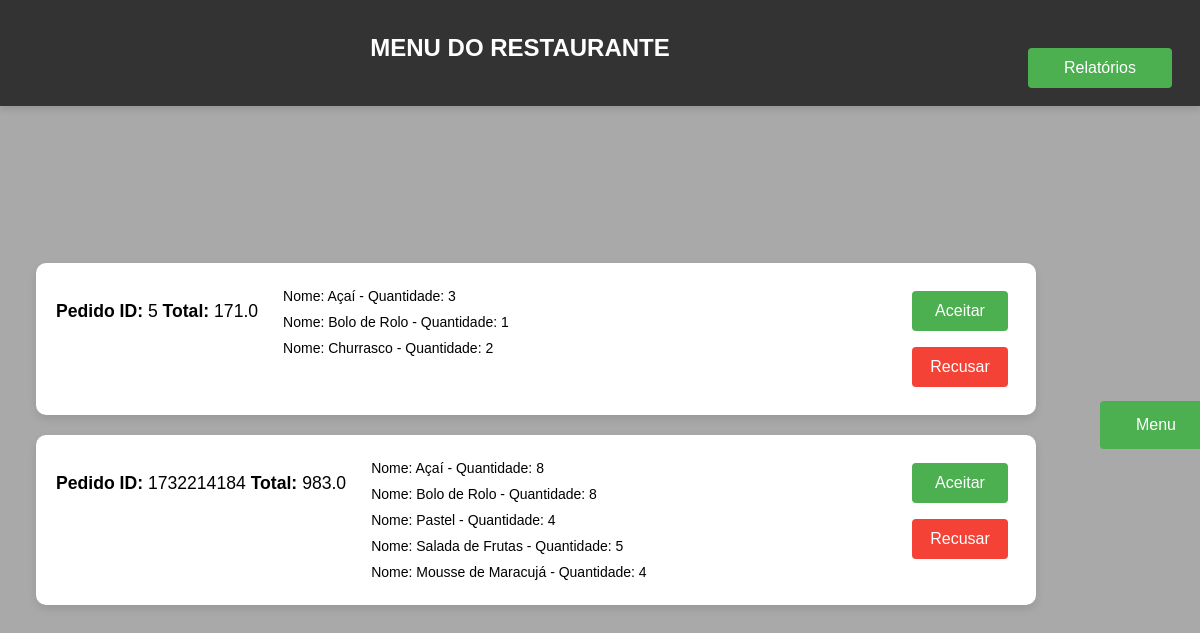
The app's page /pedidos (signed in) with its own data.
### tables this page shows
CREATE TABLE pedido (
                        id INTEGER PRIMARY KEY AUTOINCREMENT,
                        usuario TEXT NOT NULL,
                        id_restaurante INTEGER NOT NULL,
                        id_produto INTEGER NOT NULL,
                        quantidade INTEGER NOT NULL,
                        preco INTEGER NOT NULL,
                        total FLOAT NOT NULL,
                        id_pedido INTEGER NOT NULL,
                        status TEXT DEFAULT 'criado',
                        FOREIGN KEY (usuario) REFERENCES usuario(nome),
                        FOREIGN KEY (id_restaurante) REFERENCES restaurante(id),
                        FOREIGN KEY (id_produto) REFERENCES produto(id)
                    );

CREATE TABLE produto (
                        id INTEGER PRIMARY KEY AUTOINCREMENT,
                        nome TEXT NOT NULL,
                        preco FLOAT NOT NULL,
                        id_restaurante INTEGER NOT NULL,
                        FOREIGN KEY (id_restaurante) REFERENCES restaurante(id) 
                    );

### flaskServer.py (the view)
@flask_app.route('/pedidos')
def pedidos():
    restaurante = Singleton().get_current_restaurant_flask()
    admin = Singleton().get_current_admin()
    if restaurante:
        p_pedidos = my_db.get_pedido_id(restaurante.pk)
        pedidos_info = []  # Lista para armazenar informações agrupadas de pedidos
        for pedido_id in p_pedidos:
            pedido_id = pedido_id[0]  # Extrai o ID do pedido
            total = my_db.get_pedido_total(pedido_id)  # pega o total do pedido
            status = my_db.get_pedido_status_by_pedido(pedido_id)
            products = my_db.get_product_name(pedido_id)  # Obtém os produtos do pedido atual
            products_info = []  # Lista para os produtos desse pedido
            for product in products:
                nome = product[0]
                quantidade = product[1]
                products_info.append({'nome': nome, 'quantidade': quantidade})
            pedidos_info.append({'id_pedido': pedido_id,'total': total,'status': status,'product_info': products_info})
        return render_template('pedidos.html', pedidos=pedidos_info, is_admin=False, logged_in=True)
    elif admin:
        return render_template('pedidos.html', pedidos=[], is_admin=True, logged_in=True)
    else:
        return render_template('pedidos.html', pedidos=[], is_admin=False, logged_in=False)

### database/db.py (called while the page is built)
    def get_pedido_id(self, id_restaurante: int):
        cur = self.connection.cursor()
        cur.execute('''
                        SELECT DISTINCT p.id_pedido
                        FROM pedido p
                        WHERE p.status NOT IN ('recusado', 'entregue') AND id_restaurante = ?
                        ''', (id_restaurante,))
        records = cur.fetchall()
        return records

    def get_product_name(self, id_pedido: int):
        cur = self.connection.cursor()
        cur.execute('''
                    SELECT pd.nome, p.quantidade, p.id_pedido
                    FROM pedido p
                    LEFT JOIN produto pd ON p.id_produto = pd.id
                    WHERE p.id_pedido = ?
        ''', (id_pedido,))
        records = cur.fetchall()
        return records

    def get_pedido_total(self, id_pedido: int):
        cur = self.connection.cursor()
        cur.execute('''
                    SELECT ROUND(SUM(p.total), 0)
                    FROM pedido p
                    WHERE id_pedido = ?
                    GROUP BY p.id_pedido
        ''', (id_pedido,))
        record = cur.fetchone()
        return record[0]

    def get_pedido_status_by_pedido(self, id_pedido: int):
        cur = self.connection.cursor()
        cur.execute('''
                    SELECT DISTINCT p.status
                    FROM pedido p
                    WHERE id_pedido = ?
        ''', (id_pedido,))
        record = cur.fetchone()
        return record[0] if record else None

### utils/singleton.py (called while the page is built, shortened)
    def __new__(cls):
        return cls._instance

    def get_current_restaurant_flask(self):
        return self.current_restaurant_flask

    def get_current_admin(self):
        return self.current_admin

### templates/pedidos.html (shortened to what this page needs)
<!DOCTYPE html>
<html lang="pt-br">
<head>
    <link rel="stylesheet" href="{{ url_for('static', filename='css/pedidos.css') }}"/>
</head>
<body>
    {% if not logged_in %}
     <div class="login-container">
        <h2 class="title">Você não está logado</h2>
        <a href="{{ url_for('index') }}" class="link-index">
            <button class="index-button"> Menu </button>
        </a>
     </div>
    {% else %}
        <div class="appbar">
            <div class="appbar-title">
                <p>Menu do Restaurante</p>
            </div>
            <a href="{{ url_for('relatorios_restaurante') }}" class="link-relatorios_restaurante">
                <button class="relatorios-button">Relatórios</button>
            </a>
        </div>
        <div class="container">
            <ul class="pedido-lista">
                {% for pedido in pedidos %}
                <li class="pedido-item">
                    <div class="pedido-actions">
                        <p>
                            <strong>Pedido ID:</strong> {{ pedido.id_pedido }}
                            <strong>Total:</strong> {{ pedido.total }}
                        </p>
                        <ul>
                            {% for product in pedido.product_info %}
                            <li>
                                Nome: {{ product.nome }} - Quantidade: {{ product.quantidade }}
                            </li>
                            {% endfor %}
                        </ul>
                    </div>
                    {% if pedido.status == 'criado' %}
                    <div>
                        <form action="{{ url_for('alterar_status', pedido_id=pedido.id_pedido, novo_status='aceito') }}" method="post">
                            <button type="submit" class="accept-button">Aceitar</button>
                        </form>
                        <form action="{{ url_for('alterar_status', pedido_id=pedido.id_pedido, novo_status='recusado') }}" method="post">
                            <button type="submit" class="reject-button">Recusar</button>
                        </form>
                    </div>
                    {% elif pedido.status == 'aceito' %}
                    <div>
                        <form action="{{ url_for('alterar_status', pedido_id=pedido.id_pedido, novo_status='saiu_para_entrega') }}" method="post">
                            <button type="submit" class="accept-button">Saiu para entrega</button>
                        </form>
                    </div>
                    {% elif pedido.status == 'saiu para entrega' %}
                    <div>
                        <form action="{{ url_for('alterar_status', pedido_id=pedido.id_pedido, novo_status='entregue') }}" method="post">
                            <button type="submit" class="accept-button">Entregue</button>
                        </form>
                    </div>
                    {% endif %}
                </li>
                {% endfor %}
            </ul>
        </div>
        <div class="menu-container">
            <a href="{{ url_for('index') }}" class="link-index">
                <button class="index-button"> Menu </button>
            </a>
        </div>
    {% endif %}
</body>
</html>

### static/css/pedidos.css (style rules this page uses)
body { font-family: Arial, sans-serif; background-color: darkgray; display: flex; justify-content: center; align-items: center; height: 100vh; margin: 0; overflow-y: auto; }
.appbar { width: 100%; background-color: #333; padding: 10px 20px; display: flex; justify-content: flex-end; box-shadow: 0 4px 6px rgba(0, 0, 0, 0.1); position: fixed; top: 0; left: 0; z-index: 1000; box-sizing: border-box; }
.appbar-title { flex-grow: 1; text-align: center; color: white; font-size: 1.5rem; font-weight: bold; text-transform: uppercase; }
.container { display: flex; justify-content: center; align-items: center; flex-direction: column; margin: 2rem; margin-top: 100px; padding: 1.5rem; }
.menu-container { display: flex; justify-content: center; margin-top: 20px; }
.pedido-lista { margin: 0; padding: 0; list-style: none; display: flex; flex-direction: column; gap: 20px; }
.pedido-item { background-color: #ffffff; border-radius: 10px; box-shadow: 0 4px 8px rgba(0, 0, 0, 0.1); padding: 20px; width: 80vw; text-align: left; font-size: 1.1rem; transition: transform 0.2s ease, box-shadow 0.2s ease; }
.pedido-actions { display: flex; gap: 10px; justify-content: space-between; }
ul { list-style: none; padding-left: 15px; margin: 0; }
ul li { display: flex; justify-content: space-between; font-size: 14px; padding: 5px 0; }
.accept-button, .reject-button { width: 6rem; height: 2.5rem; padding: 0.5rem; margin: 0.5rem; background-color: #4CAF50; color: white; border: none; border-radius: 4px; font-size: 1rem; cursor: pointer; }
.reject-button { background-color: #f44336; }
a { margin-top: 30px; color: #007BFF; text-decoration: none; }
.index-button { width: 7rem; height: 3rem; padding: 0.8rem; margin: 0.5rem; background-color: #4CAF50; color: white; border: none; border-radius: 4px; font-size: 1rem; cursor: pointer; }
.relatorios-button { width: 9rem; height: 2.5rem; padding: 0.5rem; margin: 0.5rem; background-color: #4CAF50; color: white; border: none; border-radius: 4px; font-size: 1rem; cursor: pointer; }

### records on screen
pedido: nome "Açaí", quantidade "3"
pedido: nome "Bolo de Rolo", quantidade "1"
pedido: nome "Churrasco", quantidade "2"
pedido: nome "Açaí", quantidade "8"
pedido: nome "Bolo de Rolo", quantidade "8"
pedido: nome "Pastel", quantidade "4"
pedido: nome "Salada de Frutas", quantidade "5"
pedido: nome "Mousse de Maracujá", quantidade "4"

### other values on screen
{{ pedido.id_pedido }} "5" "1732214184"
{{ pedido.total }} "171.0" "983.0"
